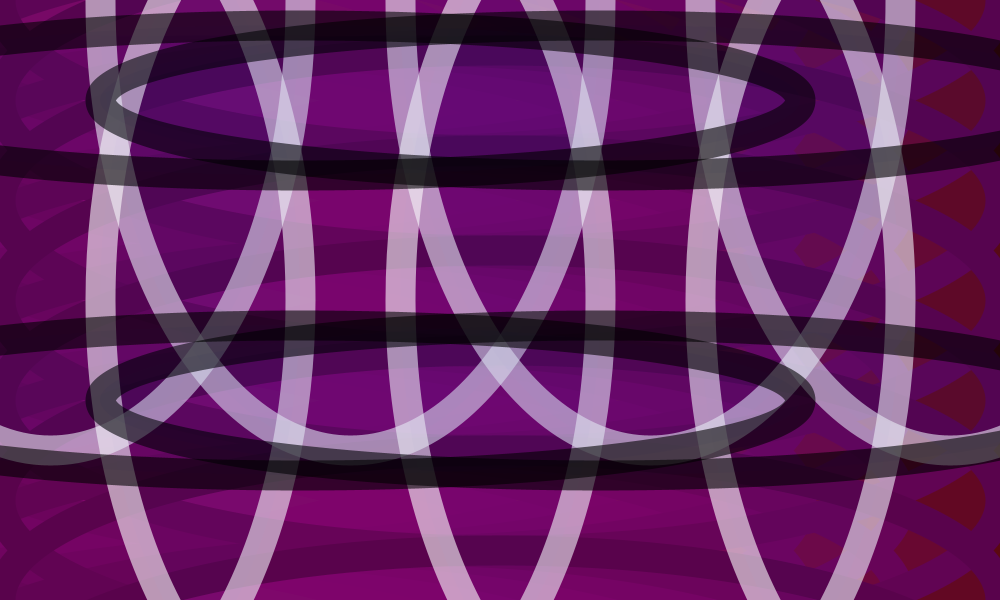
Frame 1 (no input)
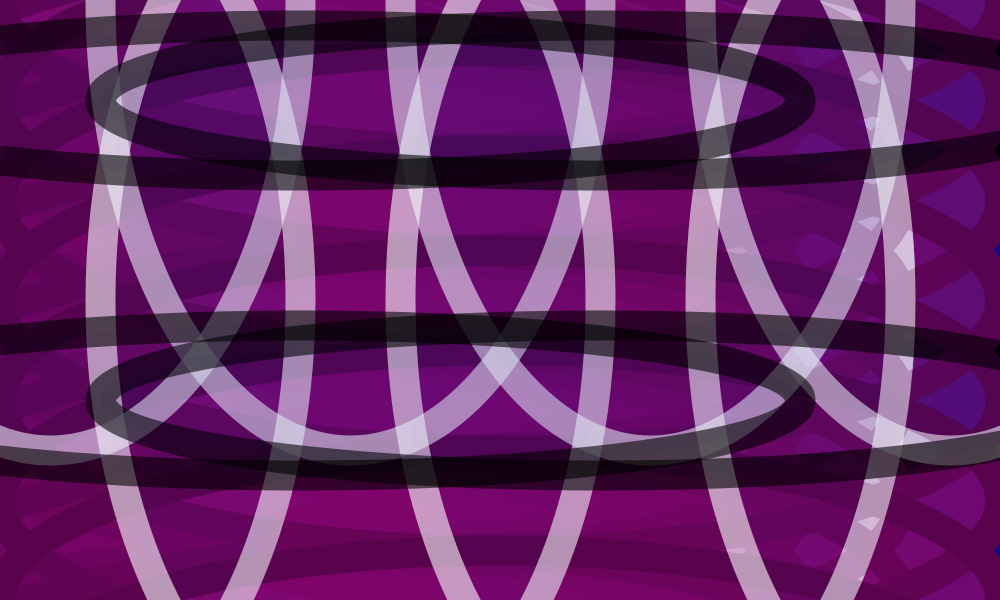
Frame 60 (the mouse pressed at the canvas centre just before this capture)
Frame 120 (the mouse held since frame 60 and released just before this capture): identical to frame 60, image omitted

The Processing sketch that drew these frames (run headless with seeded random() and noise(); from frame 60 on, the mouse is pressed at the canvas centre):

// Processing sketch: processing_80140
// ── processing_80140.pde

void setup(){
  size(1000,600);
  smooth();
  background(95,8,11);
  stroke(93,2,73);
  strokeWeight(30);
  
  
}

void draw(){

for(int a=0; a<height; a+=100){
 for (int b=0; b<width; b+=100){
  fill(134,4,106,50);
  ellipse(a,b,width,300);
 }
}

for(int a=1000; a<0; a+=100){
 for (int b=600; b<0; b+=100){
  fill (85,8,95,10);
  ellipse(a,b,width,200);
 }
}
for(int a=0; a<height; a+=300){
 for (int b=0; b<width; b+=300){
   stroke(255,150);
  fill(0,29,142,10);
  ellipse(b+50,a,width-500,900);
}
}
for(int a=1000; a>0; a-=300){
 for (int b=600; b>0; b-=300){
   stroke(0,150);
  fill(0,29,142,10);
  ellipse(b,a,1000,height-450);
  stroke(93,2,73);
 }
}
 }
